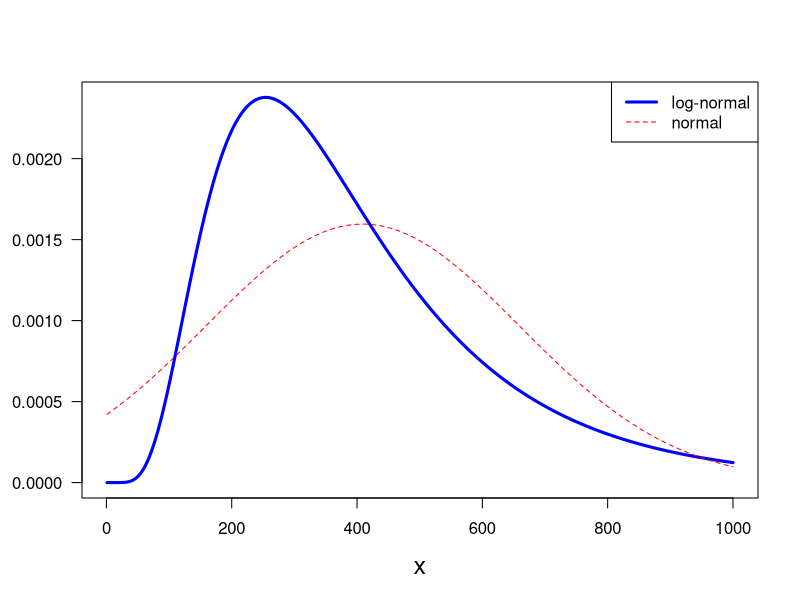

Recreate this plot in R.
print('file: SolutionPDsPDFsLognormNorm.R')
# EXERCISE & SOLUTION: plot lognormal & normal PDF: mu=409, sigma=250
LNparams = function(mu,sigma){
  # Calculate parameters alpha, beta for lognormal PDF from
  # mean mu > 0 and standard deviation sigma
  # DWG 7/2019 (based on function lnormal.params from bayescount)
  beta = sqrt(log(sigma^2/mu^2+1))
  alpha = log(mu) - ((beta^2)/2)
  return(c(alpha,beta))
}
mu=409; sigma=250
out = LNparams(mu,sigma)
alpha = out[1]; beta = out[2]
x = 1:1000
y = dlnorm(x,alpha,beta)
yn = dnorm(x,mu,sigma)
# png('LognormalNormal220301.png',width=16,height=12,units='cm',res=300)
plot(x,y,type='l',lwd=3,col='blue',xlab='x',ylab='',las=1,cex=0.4,cex.lab=1.5)
lines(x,yn,col='red',lty=2)
legend('topright',legend=c('log-normal','normal'),col=c('blue','red'),lty=c(1,2),lwd=c(3,1))
# dev.off()
